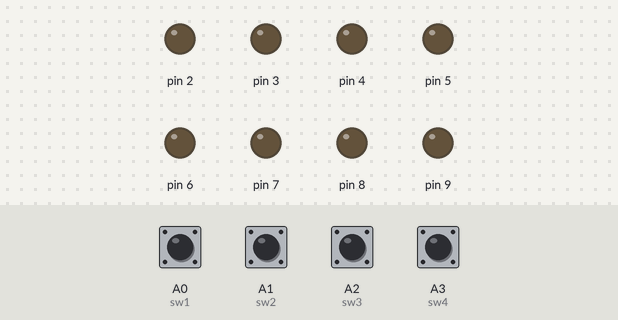
Bench run of a sketch on a simulated Arduino Uno, built with avr-gcc and run on an emulated ATmega328P. Shown: output pins drawn as LEDs (lit = HIGH). Inputs (shaded band) come from the test bench; at power-on: A0 (sw1) HIGH, A1 (sw2), A2 (sw3), A3 (sw4) LOW.

Above: at 1.2 s.
1.3 s: A2 (sw3) pulled HIGH for 0.15 s
At 1.4 s:
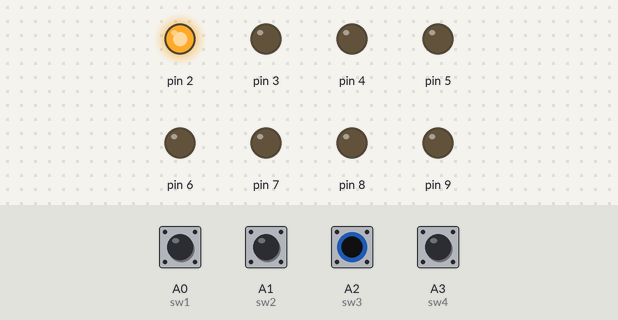
At 1.8 s:
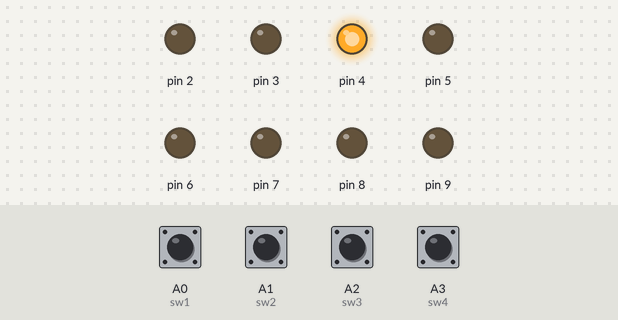
Timing chart, 0 to 4.4 s (numbered marks = the images above; inputs shaded):
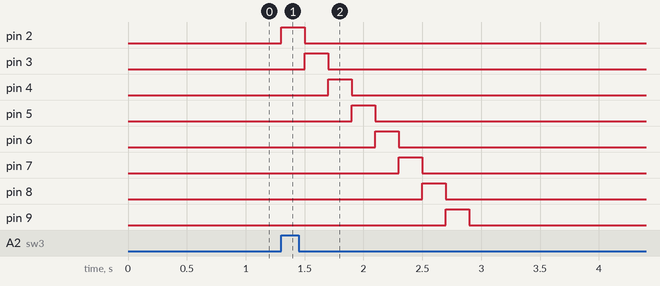

Measured:
- after the input at 1.3 s, pin 2: LOW → HIGH at once, → LOW 0.20 s later; pin 3: LOW → HIGH after 0.20 s, → LOW 0.20 s later; pin 4: LOW → HIGH after 0.40 s, → LOW 0.20 s later; pin 5: LOW → HIGH after 0.60 s, → LOW 0.20 s later; pin 6: LOW → HIGH after 0.80 s, → LOW 0.20 s later

The sketch:

CAL_PRELIMEXAM_JAO.ino
```cpp
int sw1 = A0;
int sw2 = A1;
int sw3 = A2;
int sw4 = A3;
int delayVal = 200;

void setup() {
  // put your setup code here, to run once:
  Serial.begin(9600);

  for(int x = 2; x <= 9; x++) {
    pinMode(x, OUTPUT);
  }
}

void loop() {
  // put your main code here, to run repeatedly:
  int sw1val = digitalRead(sw1);
  int sw2val = digitalRead(sw2);
  int sw3val = digitalRead(sw3);
  int sw4val = digitalRead(sw4);

  if(sw1val == 0 && sw2val == 1 && sw3val == 0 && sw4val == 1) {
    RightLeft();
  }

  else if(sw1val == 1 && sw2val == 0 && sw3val == 1 && sw4val == 0) {
    LeftRight();
  }

  else {
    Standby();
  }
}

void LeftRight() {
  for(int x = 2; x <= 9; x++) {
    digitalWrite(x, HIGH);
    delay(delayVal);

    digitalWrite(x, LOW);
  }
}

void RightLeft() {
  for(int x = 2; x <= 10; x++) {
    digitalWrite(x, HIGH);
    delay(delayVal);
    digitalWrite(x-1, LOW);
  }
  for(int x = 9; x >= 3; x--) {
    digitalWrite(x, HIGH);
    delay(delayVal);
    digitalWrite(x, LOW);
  }
}

void Standby() {
  for(int x = 2; x <= 9; x++ ) {
    digitalWrite(x, LOW);
  }
}
```
